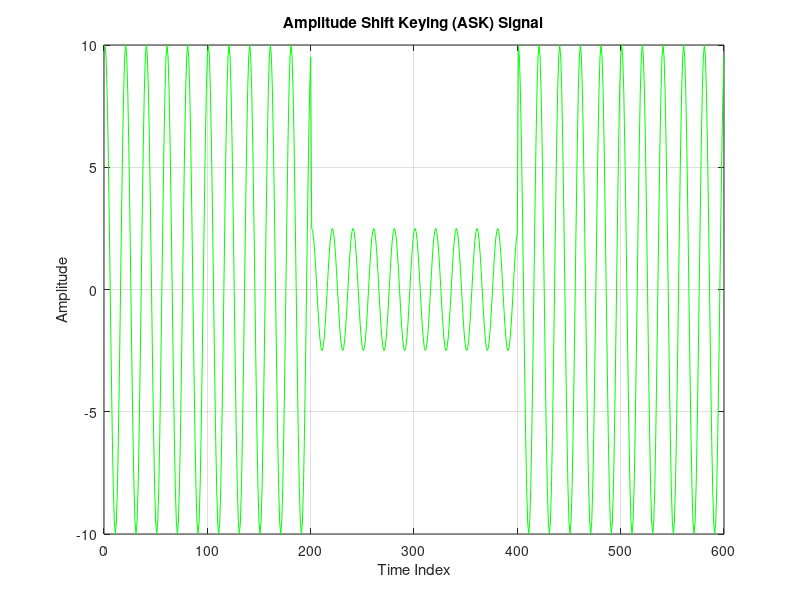

Here is the MATLAB script that generated this plot:
clc;
clear all;
close all;

% Step-1 : Read bitstream from file
bitstream = [1 1 0 0 1 1]   %dlmread("input.txt");  % Reads numbers separated by space

% Step-2 : Basic Parameters
fc = 5;          % Carrier frequency
Tb = 1;          % Bit duration
fs = 100;        % Sampling frequency
t = 0:1/fs:Tb-(1/fs);
Ac = 5;          % Carrier amplitude

% Step-3 : ASK Modulation
ASK = [];
for i = 1:length(bitstream)
    if bitstream(i) == 1
        ask = 2*Ac*cos(2*pi*fc*t);   % High amplitude for '1'
    else
        ask = 0.5*Ac*cos(2*pi*fc*t); % Low amplitude for '0'
    end
    ASK = [ASK ask];
end

% Step-4 : Plot
plot(ASK, 'g');
xlabel('Time Index');
ylabel('Amplitude');
title('Amplitude Shift Keying (ASK) Signal');
grid on;

